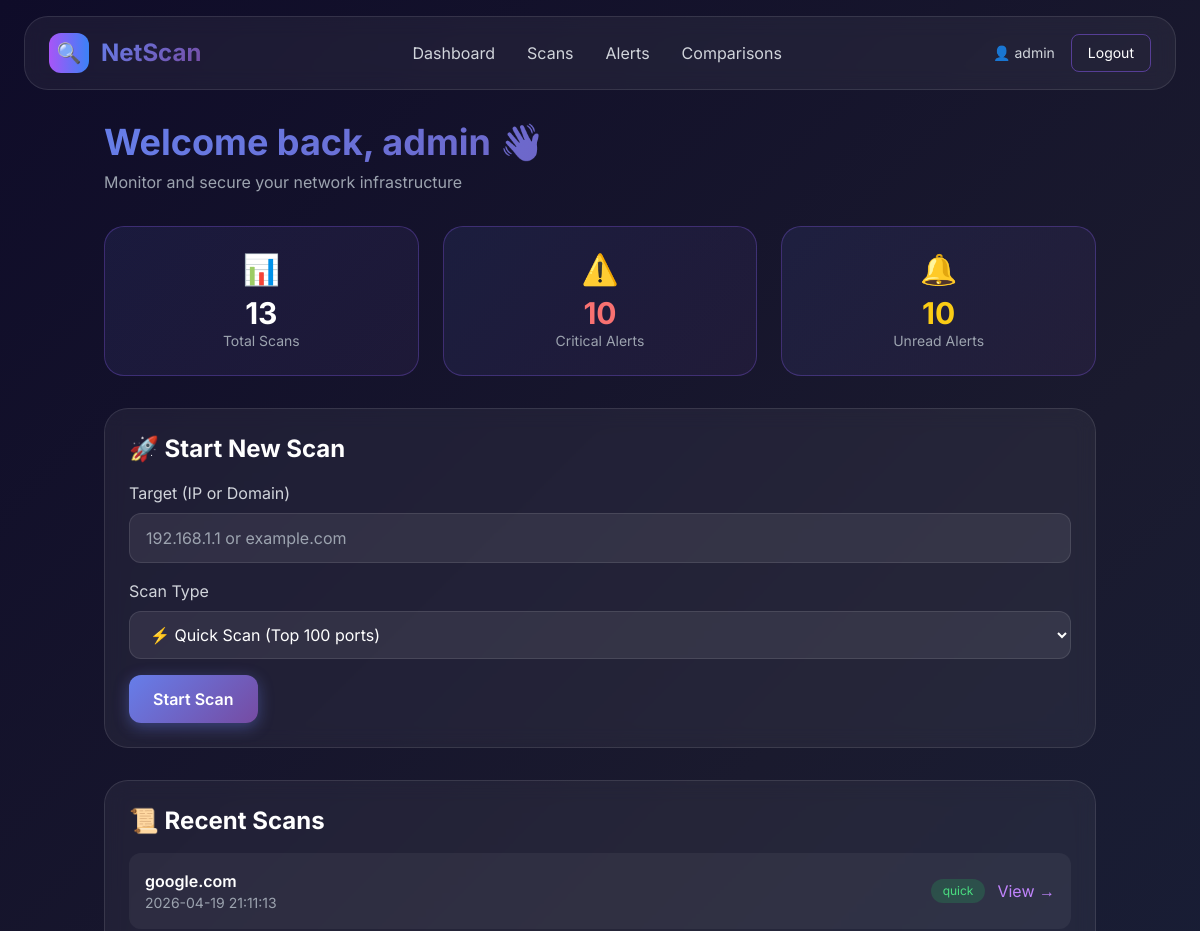
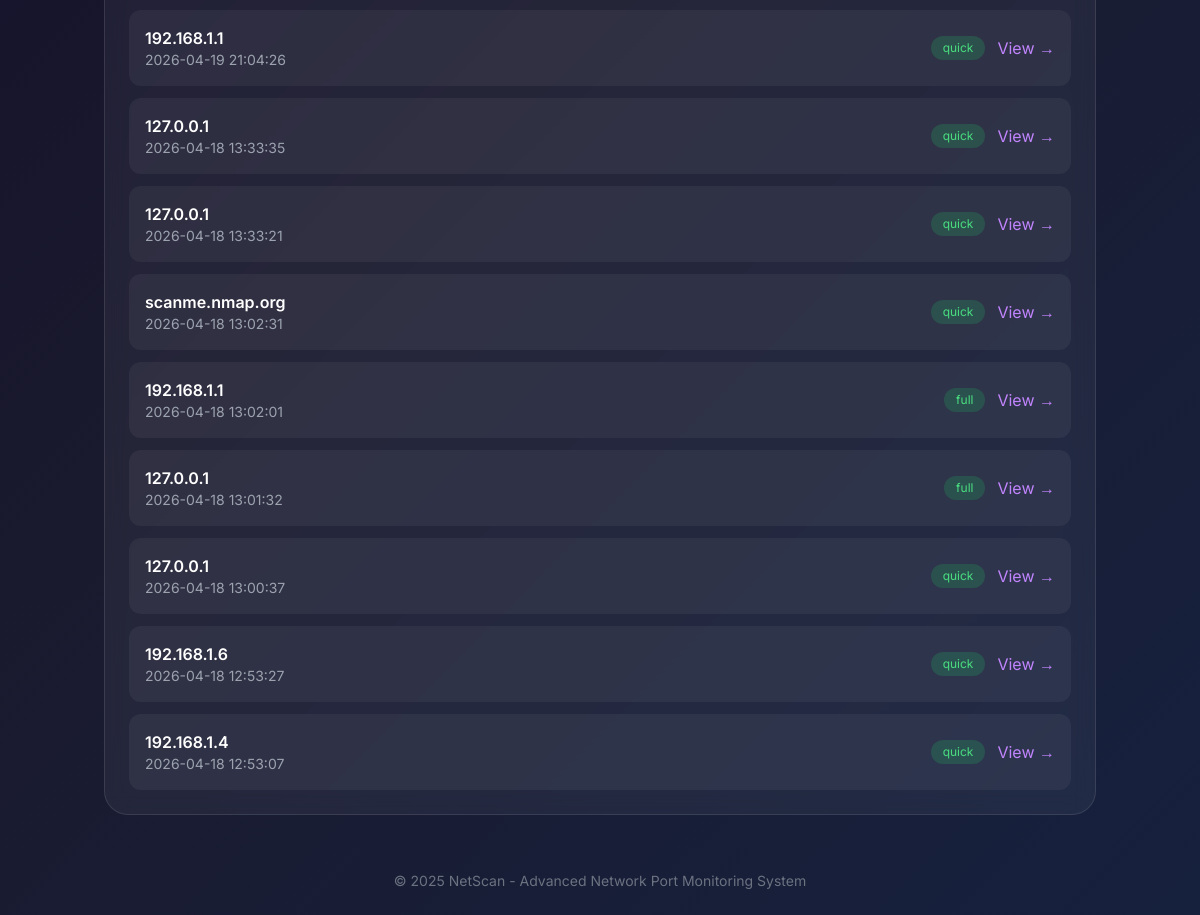
Screenshot of / (signed in) with the database file from the repository (2 pictures, top to bottom).
### app/models.py (models this page shows)
class Scan(db.Model):
    id = db.Column(db.Integer, primary_key=True)
    user_id = db.Column(db.Integer, db.ForeignKey('user.id'), nullable=False)
    target = db.Column(db.String(255), nullable=False)
    scan_type = db.Column(db.String(20), default='quick')  # quick or full
    status = db.Column(db.String(20), default='pending')  # pending, running, completed, failed
    start_time = db.Column(db.DateTime, default=datetime.utcnow)
    end_time = db.Column(db.DateTime, nullable=True)
    duration = db.Column(db.Float, nullable=True)  # in seconds
    notes = db.Column(db.Text, nullable=True)
    ports = db.relationship('Port', backref='scan', lazy=True, cascade='all, delete-orphan')

### app/routes.py (the view)
@dashboard_bp.route('/')
@login_required
def index():
    user_id = session['user_id']
    scans = Scan.query.filter_by(user_id=user_id).order_by(Scan.start_time.desc()).limit(10).all()
    unread_alerts = Alert.query.filter_by(user_id=user_id, is_read=False).all()
    total_scans = Scan.query.filter_by(user_id=user_id).count()
    critical_alerts = Alert.query.filter_by(user_id=user_id, severity='critical').count()
    return render_template('dashboard.html',
                         scans=scans,
                         unread_alerts=unread_alerts,
                         total_scans=total_scans,
                         critical_alerts=critical_alerts)

### app/routes.py (called while the page is built)
def login_required(f):
    @wraps(f)
    def decorated_function(*args, **kwargs):
        if 'user_id' not in session:
            return redirect(url_for('auth.login'))
        return f(*args, **kwargs)
    return decorated_function

### templates/dashboard.html (shortened to what this page needs)
{% extends "base.html" %}
{% block content %}
<div class="max-w-7xl mx-auto">
    <div class="mb-8">
        <h1 class="text-4xl font-bold gradient-text mb-2">Welcome back, {{ session.get('username') }} 👋</h1>
        <p class="text-gray-400">Monitor and secure your network infrastructure</p>
    </div>
    <div class="grid grid-cols-1 md:grid-cols-3 gap-6 mb-8">
        <div class="stat-card p-6 text-center">
            <div class="text-3xl mb-2">📊</div>
            <div class="text-3xl font-bold text-white">{{ total_scans }}</div>
            <div class="text-gray-400 text-sm">Total Scans</div>
        </div>
        <div class="stat-card p-6 text-center">
            <div class="text-3xl mb-2">⚠️</div>
            <div class="text-3xl font-bold text-red-400">{{ critical_alerts }}</div>
            <div class="text-gray-400 text-sm">Critical Alerts</div>
        </div>
        <div class="stat-card p-6 text-center">
            <div class="text-3xl mb-2">🔔</div>
            <div class="text-3xl font-bold text-yellow-400">{{ unread_alerts|length }}</div>
            <div class="text-gray-400 text-sm">Unread Alerts</div>
        </div>
    </div>
    <div class="glass-card p-6 mb-8">
        <h2 class="text-2xl font-bold text-white mb-4">🚀 Start New Scan</h2>
        <form id="scanForm" class="space-y-4">
            <div>
                <label class="block text-gray-300 mb-2">Target (IP or Domain)</label>
                <input type="text" id="target" required
                       class="input-modern w-full px-4 py-3"
                       placeholder="192.168.1.1 or example.com">
            </div>
            <div>
                <label class="block text-gray-300 mb-2">Scan Type</label>
                <select id="scanType" class="input-modern w-full px-4 py-3">
                    <option value="quick">⚡ Quick Scan (Top 100 ports)</option>
                </select>
            </div>
            <button type="submit" class="btn-modern px-6 py-3 rounded-xl font-semibold text-white">
                Start Scan
            </button>
        </form>
    </div>
    <div class="glass-card p-6">
        <h2 class="text-2xl font-bold text-white mb-4">📜 Recent Scans</h2>
        {% if scans %}
        <div class="space-y-3">
            {% for scan in scans %}
            <div class="bg-white/5 rounded-xl p-4 hover:bg-white/10 transition">
                <div class="flex justify-between items-center">
                    <div>
                        <div class="font-semibold text-white">{{ scan.target }}</div>
                        <div class="text-sm text-gray-400">{{ scan.start_time.strftime('%Y-%m-%d %H:%M:%S') }}</div>
                    </div>
                    <div class="flex items-center gap-3">
                        <span class="px-3 py-1 bg-green-500/20 text-green-400 rounded-full text-xs">{{ scan.scan_type }}</span>
                        <a href="{{ url_for('dashboard.scan_detail', scan_id=scan.id) }}" class="text-purple-400 hover:text-purple-300">View →</a>
                    </div>
                </div>
            </div>
            {% endfor %}
        </div>
        {% else %}
        <p class="text-gray-500 text-center py-8">No scans yet. Start your first scan above!</p>
        {% endif %}
    </div>
</div>
{% endblock %}

### templates/base.html (shortened to what this page needs)
<!DOCTYPE html>
<html lang="en">
<head>
    <script src="https://cdn.tailwindcss.com"></script>
</head>
<body>
    {% if 'user_id' in session %}
    <nav class="glass-card mx-6 mt-4 px-6 py-4">
        <div class="max-w-7xl mx-auto flex justify-between items-center">
            <div class="flex items-center gap-3">
                <div class="w-10 h-10 bg-gradient-to-r from-purple-500 to-blue-500 rounded-xl flex items-center justify-center">
                    <span class="text-white text-xl">🔍</span>
                </div>
                <a href="{{ url_for('dashboard.index') }}" class="text-2xl font-bold gradient-text">NetScan</a>
            </div>
            <div class="hidden md:flex gap-8">
                <a href="{{ url_for('dashboard.index') }}" class="nav-link text-gray-300 hover:text-white">Dashboard</a>
                <a href="{{ url_for('dashboard.scans') }}" class="nav-link text-gray-300 hover:text-white">Scans</a>
                <a href="{{ url_for('dashboard.alerts') }}" class="nav-link text-gray-300 hover:text-white">Alerts</a>
                <a href="{{ url_for('dashboard.comparisons') }}" class="nav-link text-gray-300 hover:text-white">Comparisons</a>
            </div>
            <div class="flex items-center gap-4">
                <span class="text-sm text-gray-300">👤 {{ session.get('username', 'User') }}</span>
                <a href="{{ url_for('auth.logout') }}" class="btn-outline-modern px-4 py-2 rounded-lg text-sm text-white">Logout</a>
            </div>
        </div>
    </nav>
    {% endif %}
    <main class="container mx-auto px-4 py-8">
        {% block content %}{% endblock %}
    </main>
    <footer class="text-center py-6 text-gray-500 text-sm">
        <p>&copy; 2025 NetScan - Advanced Network Port Monitoring System</p>
    </footer>
</body>
</html>

### templates/base.html (style rules this page uses)
* { font-family: 'Inter', sans-serif; }
body { background: linear-gradient(135deg, #0f0c29 0%, #1a1a2e 50%, #16213e 100%); min-height: 100vh; }
.glass-card { background: rgba(255, 255, 255, 0.05); backdrop-filter: blur(10px); border: 1px solid rgba(255, 255, 255, 0.1); border-radius: 24px; transition: all 0.3s ease; }
.btn-modern { background: linear-gradient(135deg, #667eea 0%, #764ba2 100%); border: none; transition: all 0.3s ease; box-shadow: 0 4px 15px rgba(102, 126, 234, 0.4); }
.btn-outline-modern { background: transparent; border: 1px solid rgba(139, 92, 246, 0.5); transition: all 0.3s ease; }
.stat-card { background: linear-gradient(135deg, rgba(102, 126, 234, 0.1) 0%, rgba(118, 75, 162, 0.1) 100%); border: 1px solid rgba(139, 92, 246, 0.3); border-radius: 20px; transition: all 0.3s ease; }
.nav-link { position: relative; transition: all 0.3s ease; }
.nav-link::after { content: ''; position: absolute; bottom: -5px; left: 0; width: 0; height: 2px; background: linear-gradient(90deg, #667eea, #764ba2); transition: width 0.3s ease; }
.input-modern { background: rgba(255, 255, 255, 0.08); border: 1px solid rgba(255, 255, 255, 0.1); border-radius: 12px; color: white; transition: all 0.3s ease; }
.gradient-text { background: linear-gradient(135deg, #667eea 0%, #764ba2 100%); -webkit-background-clip: text; background-clip: text; color: transparent; }

### rows the page displays
Scan: target "google.com", start_time "2026-04-19 21:11:13", scan_type "quick"
Scan: target "192.168.1.1", start_time "2026-04-19 21:04:26", scan_type "quick"
Scan: target "127.0.0.1", start_time "2026-04-18 13:33:35", scan_type "quick"
Scan: target "127.0.0.1", start_time "2026-04-18 13:33:21", scan_type "quick"
Scan: target "scanme.nmap.org", start_time "2026-04-18 13:02:31", scan_type "quick"
Scan: target "192.168.1.1", start_time "2026-04-18 13:02:01", scan_type "full"
Scan: target "127.0.0.1", start_time "2026-04-18 13:01:32", scan_type "full"
Scan: target "127.0.0.1", start_time "2026-04-18 13:00:37", scan_type "quick"
Scan: target "192.168.1.6", start_time "2026-04-18 12:53:27", scan_type "quick"
Scan: target "192.168.1.4", start_time "2026-04-18 12:53:07", scan_type "quick"

### other values shown
{{ session.get('username', 'User') }} "admin"
{{ total_scans }} "13"
{{ critical_alerts }} "10"
{{ unread_alerts|length }} "10"
